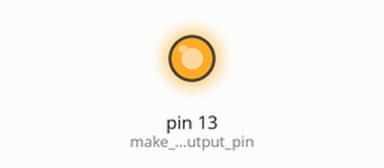
Bench run of a sketch on a simulated Arduino Uno, built with avr-gcc and run on an emulated ATmega328P. Parts: output pins drawn as LEDs (lit = HIGH).

Above: at 0.2 s.
At 24.0 s:
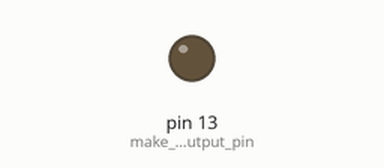
Timing chart, 0 to 32.5 s (numbered marks = the images above):
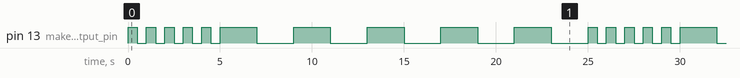

The sketch:

Blink.ino
```cpp
// the setup function runs once when you press reset or power the board
void setup()
{
  // initialize digital pin LED_BUILTIN as an output.
  pinMode(13, OUTPUT);  // make LED13 output pin
}


void blink_led(int delay_time_ms)
{
   digitalWrite(13, HIGH);
   delay(delay_time_ms);
   digitalWrite(13, LOW);
   delay(delay_time_ms);
}

// the loop function runs over and over again forever
void loop()
{
  int blink_count = 0;
  bool fast = true;
  while(1) {
    if (fast) {
      blink_led(500); // a delay of 500 msec
      if (++blink_count == 5) {
        fast = 0; // make it blink slow
        blink_count = 0;
      }
    } else {
      blink_led(2000); // delay time of 2 secs between on and off
      if (++blink_count == 5) {
        fast = 1; // make it blink fast
        blink_count = 0;
      }
    }
  }
}
```

Measured:
- by itself, pin 13 (make_LED13_output_pin): repeats every 25.0 s: 4 × (LOW 0.50 s, HIGH 0.50 s), LOW 0.50 s, 5 × (HIGH 2.0 s, LOW 2.0 s), HIGH 0.50 s
- by itself, everything shown: repeats every 25.0 s, in 20 steps
